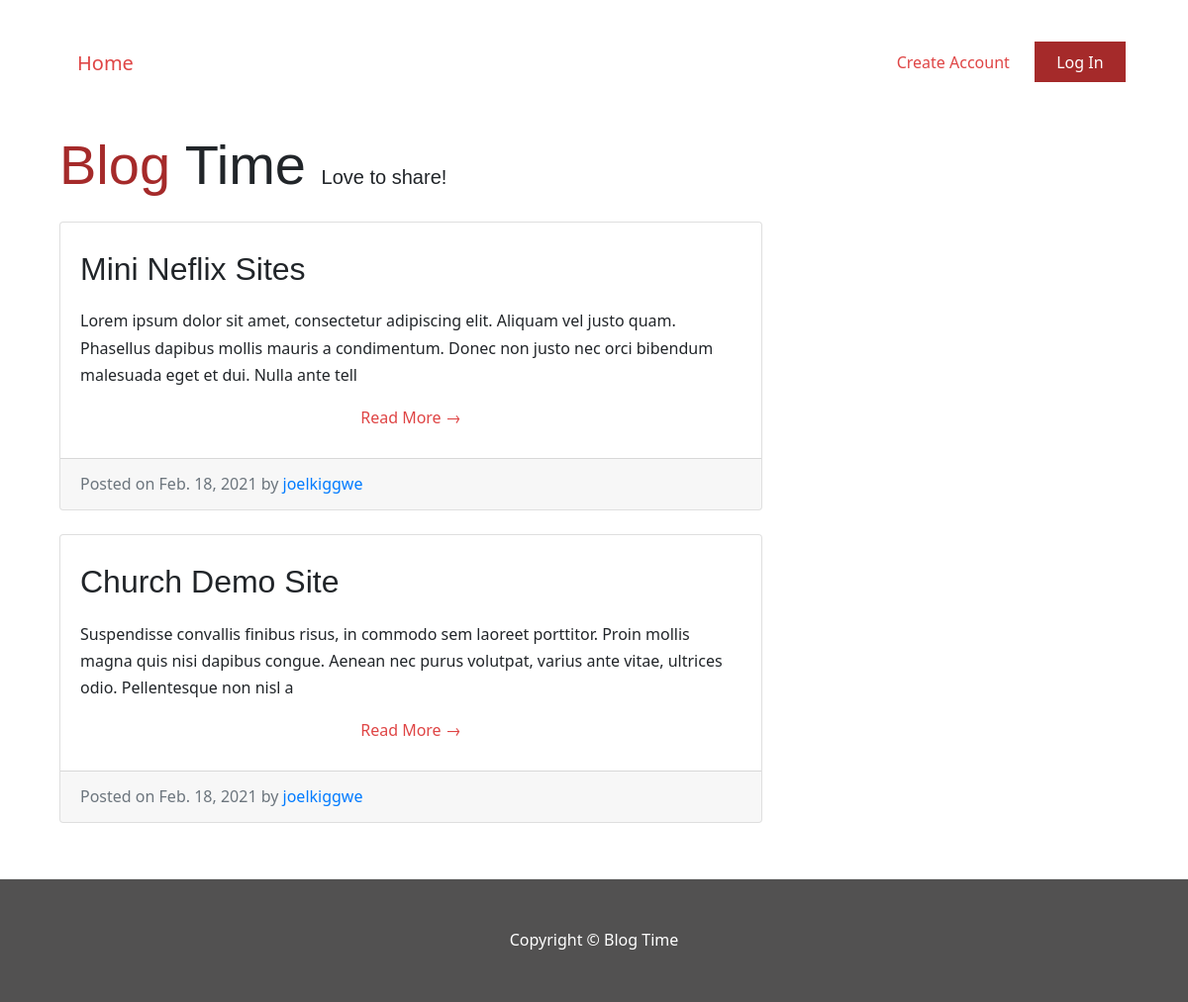
The page / on the database its author committed.
### blog_site_app/models.py (models this page shows, shortened)
class BlogPost(models.Model):
    author = models.ForeignKey(User, on_delete= models.CASCADE, related_name='blog_posts')
    title = models.CharField(max_length=200)
    text = models.TextField()
    slug = models.SlugField(max_length=150, unique=True)
    published_date = models.DateField(auto_now_add=True)
    status = models.IntegerField(choices=STATUS, default=0)
    class Meta:
        ordering = ['-published_date']

### blog_site_app/views.py (the view)
# urls.py: path('', views.BlogPostList.as_view(), name="home"),
class BlogPostList(generic.ListView):
    queryset = BlogPost.objects.filter(status=1).order_by('-published_date')
    template_name = 'blog_site_app/homepage.html'

### blog_site_app/templates/blog_site_app/homepage.html
{% extends 'blog_site_app/base.html' %}
{% block content %}
<div class="container">
    <div class="row">
        <div class="col-md-8">
            <h1 class="my-4 display-4">
                <span class="brand-name">Blog</span> Time
                <small class="lead"> Love to share!</small>
            </h1>
            {% for post in blogpost_list %}
            <div class="card mb-4">
                <div class="card-body">
                    <h2 class="card-title py-2">{{ post.title }}</h2>
                    <p class="card-text mb-2">{{ post.text | slice:":200" }}</p>
                    <a href="{% url 'post_detail' post.slug %}" class="btn nav-link">Read More &rarr;</a>
                </div>
                <div class="card-footer text-muted">
                    Posted on {{ post.published_date }} by
                    <span class="text-primary">{{ post.author }}</span>
                </div>
            </div>
            {% endfor %}
        </div>
    </div>
</div>
{% endblock %}

### blog_site_app/static/css/blog.css (style rules this page uses)
body { padding-top: 1.1rem; font-family: "Segoe UI", Roboto, "Helvetica Neue", Arial, sans-serif; line-height: 1.7rem; }
.nav-link { color: rgb(223, 69, 69); font-weight: 500; }
h1, h2, h3 { font-family: "Playfair Display", sans-serif; }
.brand-name { color: brown; }

### rows shown on the page
BlogPost: title "Mini Neflix Sites", text "Lorem ipsum dolor sit amet, consectetur adipiscing elit. Aliquam vel justo quam. Phasellus dapibus mollis mauris a condimentum. Donec non justo nec orci bibendum malesuada eget et dui. Nulla ante tell", published_date "Feb. 18, 2021", author "joelkiggwe"
BlogPost: title "Church Demo Site", text "Suspendisse convallis finibus risus, in commodo sem laoreet porttitor. Proin mollis magna quis nisi dapibus congue. Aenean nec purus volutpat, varius ante vitae, ultrices odio. Pellentesque non nisl a", published_date "Feb. 18, 2021", author "joelkiggwe"
